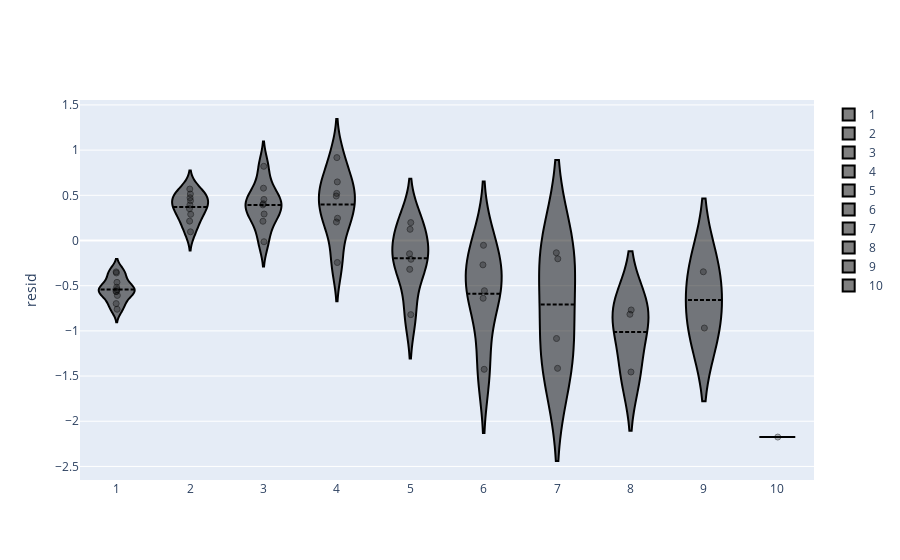

Here is the notebook cell this chart was saved with:
### Code cell
r.tweedie.plot.residual('dev', log=True)

### Figure 1 — Plotly figure (JSON) as saved in the notebook; plotly's stock layout.template omitted (floating-point values rounded to 4 significant figures)
{"data": [{"box": {"visible": false}, "jitter": 0.05, "line": {"color": "black"}, "marker": {"color": "rgba(0, 0, 0, 0.5)", "line": {"color": "rgba(0, 0, 0)", "width": 1}, "opacity": 0.5, "size": 6}, "meanline": {"visible": true}, "name": "1", "pointpos": 0, "points": "all", "type": "violin", "x": [1, 1, 1, 1, 1, 1, 1, 1, 1, 1], "y": [-0.5435, -0.5637, -0.7606, -0.6982, -0.3469, -0.4631, -0.3591, -0.5645, -0.5174, -0.6076]}, {"box": {"visible": false}, "jitter": 0.05, "line": {"color": "black"}, "marker": {"color": "rgba(0, 0, 0, 0.5)", "line": {"color": "rgba(0, 0, 0)", "width": 1}, "opacity": 0.5, "size": 6}, "meanline": {"visible": true}, "name": "2", "pointpos": 0, "points": "all", "type": "violin", "x": [2, 2, 2, 2, 2, 2, 2, 2, 2], "y": [0.2142, 0.3521, 0.4727, 0.5692, 0.0958, 0.3933, 0.29, 0.5138, 0.4408]}, {"box": {"visible": false}, "jitter": 0.05, "line": {"color": "black"}, "marker": {"color": "rgba(0, 0, 0, 0.5)", "line": {"color": "rgba(0, 0, 0)", "width": 1}, "opacity": 0.5, "size": 6}, "meanline": {"visible": true}, "name": "3", "pointpos": 0, "points": "all", "type": "violin", "x": [3, 3, 3, 3, 3, 3, 3, 3], "y": [-0.01391, 0.407, 0.3943, 0.213, 0.4542, 0.2928, 0.5788, 0.821]}, {"box": {"visible": false}, "jitter": 0.05, "line": {"color": "black"}, "marker": {"color": "rgba(0, 0, 0, 0.5)", "line": {"color": "rgba(0, 0, 0)", "width": 1}, "opacity": 0.5, "size": 6}, "meanline": {"visible": true}, "name": "4", "pointpos": 0, "points": "all", "type": "violin", "x": [4, 4, 4, 4, 4, 4, 4], "y": [-0.2438, 0.6483, 0.492, 0.9172, 0.2048, 0.246, 0.5212]}, {"box": {"visible": false}, "jitter": 0.05, "line": {"color": "black"}, "marker": {"color": "rgba(0, 0, 0, 0.5)", "line": {"color": "rgba(0, 0, 0)", "width": 1}, "opacity": 0.5, "size": 6}, "meanline": {"visible": true}, "name": "5", "pointpos": 0, "points": "all", "type": "violin", "x": [5, 5, 5, 5, 5, 5], "y": [-0.1468, -0.319, 0.198, -0.8202, -0.2076, 0.1237]}, {"box": {"visible": false}, "jitter": 0.05, "line": {"color": "black"}, "marker": {"color": "rgba(0, 0, 0, 0.5)", "line": {"color": "rgba(0, 0, 0)", "width": 1}, "opacity": 0.5, "size": 6}, "meanline": {"visible": true}, "name": "6", "pointpos": 0, "points": "all", "type": "violin", "x": [6, 6, 6, 6, 6], "y": [-0.05313, -0.6391, -1.425, -0.5558, -0.2696]}, {"box": {"visible": false}, "jitter": 0.05, "line": {"color": "black"}, "marker": {"color": "rgba(0, 0, 0, 0.5)", "line": {"color": "rgba(0, 0, 0)", "width": 1}, "opacity": 0.5, "size": 6}, "meanline": {"visible": true}, "name": "7", "pointpos": 0, "points": "all", "type": "violin", "x": [7, 7, 7, 7], "y": [-1.415, -0.1358, -0.2025, -1.084]}, {"box": {"visible": false}, "jitter": 0.05, "line": {"color": "black"}, "marker": {"color": "rgba(0, 0, 0, 0.5)", "line": {"color": "rgba(0, 0, 0)", "width": 1}, "opacity": 0.5, "size": 6}, "meanline": {"visible": true}, "name": "8", "pointpos": 0, "points": "all", "type": "violin", "x": [8, 8, 8], "y": [-1.455, -0.8163, -0.7687]}, {"box": {"visible": false}, "jitter": 0.05, "line": {"color": "black"}, "marker": {"color": "rgba(0, 0, 0, 0.5)", "line": {"color": "rgba(0, 0, 0)", "width": 1}, "opacity": 0.5, "size": 6}, "meanline": {"visible": true}, "name": "9", "pointpos": 0, "points": "all", "type": "violin", "x": [9, 9], "y": [-0.9684, -0.3463]}, {"box": {"visible": false}, "jitter": 0.05, "line": {"color": "black"}, "marker": {"color": "rgba(0, 0, 0, 0.5)", "line": {"color": "rgba(0, 0, 0)", "width": 1}, "opacity": 0.5, "size": 6}, "meanline": {"visible": true}, "name": "10", "pointpos": 0, "points": "all", "type": "violin", "x": [10], "y": [-2.175]}], "layout": {"xaxis": {"title": {"text": ""}, "type": "category"}, "yaxis": {"title": {"text": "resid"}}}}
